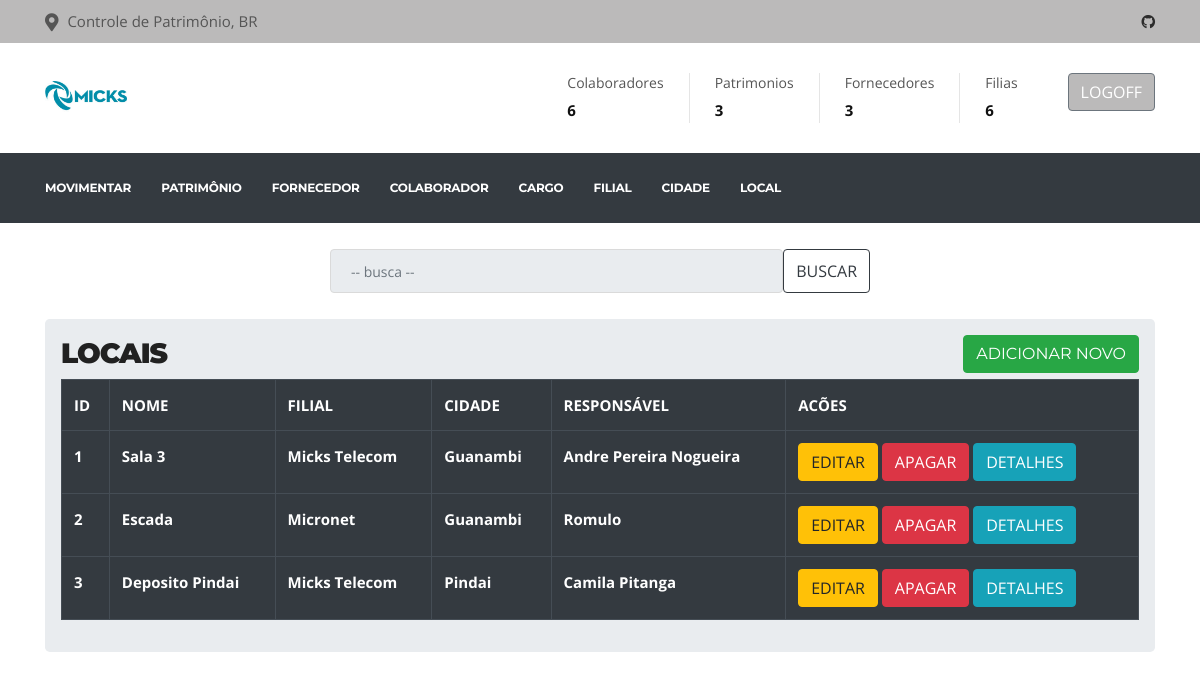
/local/ (signed in), run on the app's committed database.
### app/model/models.py (models this page shows, shortened)
class Local(db.Model):
    __tablename__ = 'local'
    id_local = db.Column(db.Integer, autoincrement=True, primary_key=True)
    nome = db.Column(db.String(100), nullable=False)
    id_colaborador = db.Column(db.Integer, db.ForeignKey('colaborador.id_colaborador'))
    colaborador = db.relationship('Colaborador')

class Filial(db.Model):
    __tablename__ = 'filial'
    id_filial = db.Column(db.Integer, autoincrement=True, primary_key=True)
    nome = db.Column(db.String(100), nullable=False)
    endereco = db.Column(db.String(100))
    cnpj = db.Column(db.String(100), nullable=False)
    id_cidade =db.Column(db.Integer, db.ForeignKey('cidade.id_cidade'))
    cidade = db.relationship('Cidade')

class Cidade(db.Model):
    __tablename__ = 'cidade'
    id_cidade = db.Column(db.Integer, autoincrement=True, primary_key=True)
    nome = db.Column(db.String(100), unique=True, nullable=False)
    estado = db.Column(db.String(100), nullable=False)
    pais = db.Column(db.String(100), nullable=False)
    cidade = db.relationship('Filial')

class Colaborador(db.Model):
    __tablename__ = 'colaborador'
    id_colaborador = db.Column(db.Integer, autoincrement=True, primary_key=True)
    nome = db.Column(db.String(100), unique=True, nullable=False)
    email = db.Column(db.String(100), unique=True)
    telefone = db.Column(db.String(100))
    endereco = db.Column(db.String(100))
    id_filial = db.Column(db.Integer, db.ForeignKey('filial.id_filial'))
    id_cargo = db.Column(db.Integer, db.ForeignKey('cargo.id_cargo'))
    filial = db.relationship('Filial')
    cargo = db.relationship('Cargo')

### app/routes.py (the view)
@app.route("/local/", methods=["GET", "POST"])
@login_required
def local():
    return LocalControler.locallista()

### app/controler/allData.py (called while the page is built)
    def total():
        coladorador = Colaborador.query.count()
        patrimonio = Patrimonio.query.count()
        fornecedor = Fornecedor.query.count()
        filial = Filial.query.count()
        data = {'coladorador': coladorador,
                'patrimonio': patrimonio,
                'fornecedor': fornecedor,
                'filial': filial}
        return data

### app/controler/local.py (called while the page is built, shortened)
    def locallista():
        todosLocal = Local.query.all()
        todosColaborador = Colaborador.query.all()
        todasFilial = Filial.query.all()
        return render_template("local.html", todosLocal=todosLocal,
                                            todosColaborador=todosColaborador,
                                            todasFilial=todasFilial,
                                            data=Total.total())

### app/model/models.py (called while the page is built)
@login_manager.user_loader
def get_user(user_id):
    return User.query.filter_by(id=user_id).first()

### app/templates/local.html (shortened to what this page needs)
{% extends "base.html" %}
{% block head %}
{{ super() }}
{% endblock %}
{% block content %}
<br>
<div class="container">
    <div class="row justify-content-center">
        <div class="col-6">
            <div class="input-group">
                <input type="search" class="form-control rounded" placeholder="-- busca --" aria-label="Search"
                aria-describedby="search-addon" />
                <button type="button" name="busca" class="btn btn-outline-dark">BUSCAR</button>
            </div>
        </div>
    </div>
</div>
<br>
<div class="container">
    <div class="row">
        <div class="col-lg-12">
            <div class="jumbotron p-3">
                <h2><b>LOCAIS</b> <button type="button" class="btn btn-success float-right" data-toggle="modal"
                        data-target=#mymodal> ADICIONAR NOVO </button></h2>
                <table class="table table-bordered table-dark">
                    <tr>
                        <th>ID</th>
                        <th>NOME</th>
                        <th>FILIAL</th>
                        <th>CIDADE</th>
                        <th>RESPONSÁVEL</th>
                        <th>ACÕES</th>
                    </tr>
                     {% for linha in todosLocal %}
                    <tr>
                        <th>{{linha.id_local}}</th>
                        <th>{{linha.nome}}</th>
                        <th>{{linha.colaborador.filial.nome}}</th>
                        <th>{{linha.colaborador.filial.cidade.nome}}</th>
                        <th>{{linha.colaborador.nome}}</th>
                        <td>
                            <a href="/localUpdate/{{linha.id_local}}" class="btn btn-warning btn-xs" data-toggle="modal"
                                data-target="#modaledit{{linha.id_local}}">EDITAR</a>
                            <a href="/localDelete/{{linha.id_local}}" class="btn btn-danger btn-xs"
                                onclick="return confirm('Deseja realmente apagar?')">APAGAR</a>
                            <a href="" class="btn btn-info" data-toggle="modal"
                            data-target="#modaldetalhe{{linha.id_local}}">DETALHES</a>
                        </td>
                    </tr>
                    {% endfor %}
                </table>
            </div>
        </div>
    </div>
    {% endblock %}

### app/static/style2.css (style rules this page uses)
body { background: #fff; color: #555; }
input[type=search] { background: #E9ECEF; }
body, p { font-family: "Open Sans", sans-serif; text-rendering: optimizeLegibility; -webkit-font-smoothing: antialiased !important; line-height: 26px; font-size: 15px; }
h1, h2, h3, h4, h5, h6 { color: #212121; font-weight: 700; font-family: 'Montserrat', sans-serif; text-rendering: optimizeLegibility; -webkit-font-smoothing: antialiased !important; }
h2 { font-size: 28px; line-height: 36px; text-transform: uppercase; letter-spacing: -1px; }
html { overflow-x: hidden !important; width: 100%; height: 100%; position: relative; -webkit-font-smoothing: antialiased; text-rendering: optimizeLegibility; }
body { border: 0; margin: 0; padding: 0; }
a:link, a:visited { text-decoration: none; }
a { color: inherit; transition: .2s ease; }
.form-control { box-shadow: none; border: 1px solid #dadada; padding: 5px 20px; height: 44px; background: none; color: #959595; font-size: 14px; border-radius: 0; }

### data on the page
Local: id_local "1", nome "Sala 3", colaborador.filial.nome "Micks Telecom", colaborador.filial.cidade.nome "Guanambi", colaborador.nome "Andre Pereira Nogueira"
Local: id_local "2", nome "Escada", colaborador.filial.nome "Micronet", colaborador.filial.cidade.nome "Guanambi", colaborador.nome "Romulo"
Local: id_local "3", nome "Deposito Pindai", colaborador.filial.nome "Micks Telecom", colaborador.filial.cidade.nome "Pindai", colaborador.nome "Camila Pitanga"

### other printed values
{{ data['coladorador'] }} "6"
{{ data['patrimonio'] }} "3"
{{ data['fornecedor'] }} "3"
{{ data['filial'] }} "6"
